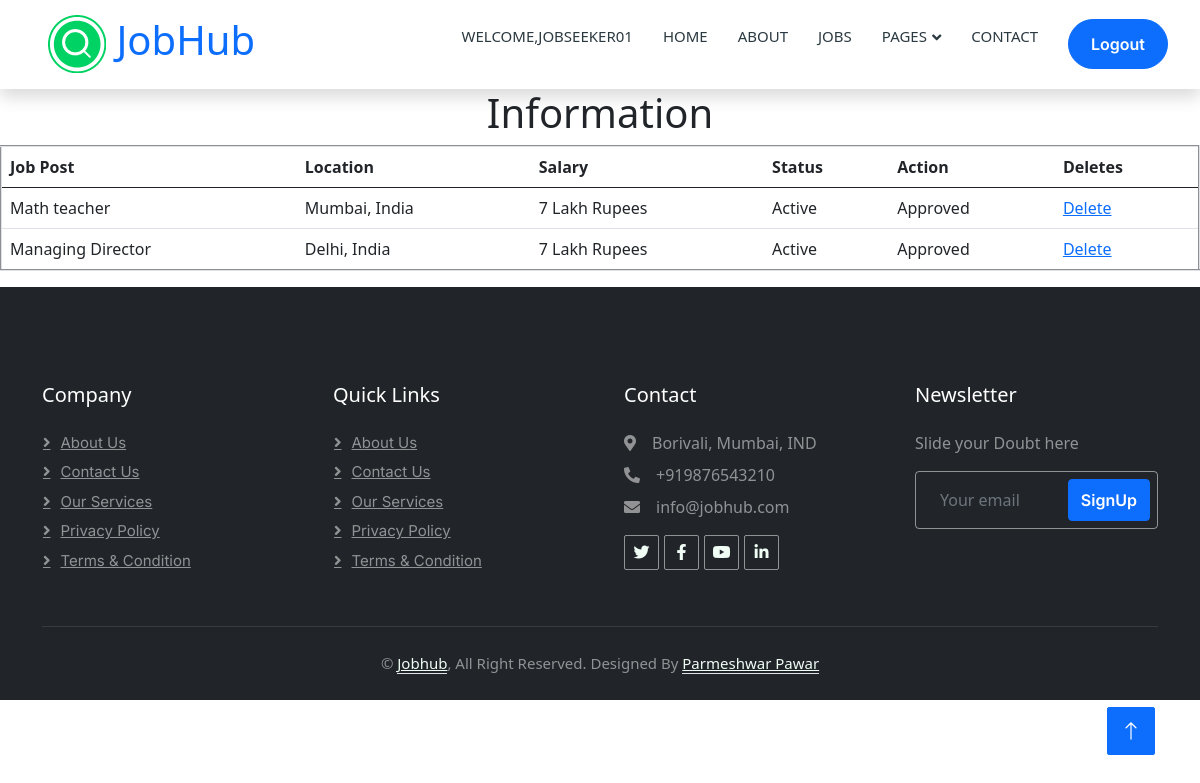
The page /applied_job/ (signed in) on the database its author committed.
### jobapp/models.py (models this page shows)
class Applicant(models.Model):
    name = models.CharField(max_length=50)
    email = models.EmailField(max_length=100)
    website = models.URLField(max_length=100)
    cv = models.FileField(upload_to='apply/')
    cover_letter = models.TextField(max_length=1000)
    job = models.ForeignKey(Job_detail, on_delete=models.CASCADE)
    user = models.ForeignKey(User, on_delete=models.CASCADE)
    applicant_status =models.CharField(max_length=50, choices=STATUS_CHOICES, default='Pending')

class Job_detail(models.Model):
    company_name = models.CharField(max_length=50)
    company_details = models.CharField(max_length=100)
    job_post = models.CharField(max_length=70)
    job_category = models.CharField(max_length=50, choices=CATEGORY_CHOICES)
    job_location = models.CharField(max_length=50)
    job_nature = models.CharField(max_length=15 , choices=JOB_TYPE)
    job_salary = models.IntegerField(default=1)
    job_published = models.DateTimeField(auto_now=True)
    job_dateline = models.DateField()
    job_desc = models.CharField(max_length=250)
    job_responsibility = models.CharField(max_length=400)
    job_qualification = models.CharField(max_length=400)
    job_vacancy = models.IntegerField(default=1)
    status = models.CharField(max_length=15,choices=Status_type)
    user = models.ForeignKey(User, on_delete=models.CASCADE)

### jobapp/views.py (the view)
# urls.py: path('applied_job/',views.applied_job,name='applied_job'),
def applied_job(request):
    applied = Applicant.objects.filter(user=request.user)
    return render(request, 'applied-job.html', {'applied': applied})

### jobapp/templates/applied-job.html (shortened to what this page needs)
{% extends 'base.html'%}
{% load static %}
{% block body %}
    <h1 align='center'>Information</h1>
    <table  class="table" border ="2" align="center">
        <thead>
            <tr>
                <th scope="col">Job Post</th>
                <th scope="col">Location</th>
                <th scope="col">Salary</th>
                <th scope="col">Status</th>
                <th scope="col">Action</th>
                <th scope="col">Deletes</th>
            </tr>
        </thead>
        <tbody>
            {%for x in applied%}
            <tr>
                <td>{{x.job.job_post}}</td>
                <td>{{x.job.job_location}}</td>
                <td>{{x.job.job_salary}} Lakh Rupees</td>
                <td>{{x.job.status}}</td>
                <td>{{x.applicant_status}}</td>
                <td> <a href="/delete_applied/{{x.pk}}">Delete</td>
            </tr>
            {% endfor %}
    </table>
{%endblock%}

### jobapp/templates/base.html (shortened to what this page needs)
{% load static %}
<!DOCTYPE html>
<html lang="en">
<head>
    <link href="https://cdnjs.cloudflare.com/ajax/libs/font-awesome/5.10.0/css/all.min.css" rel="stylesheet">
    <link rel="stylesheet" href="https://cdn.jsdelivr.net/npm/bootstrap-icons@1.11.3/font/bootstrap-icons.min.css">
    <link href="{% static 'lib/animate/animate.min.css' %}" rel="stylesheet">
    <link href="{% static 'lib/owlcarousel/assets/owl.carousel.min.css' %}" rel="stylesheet">
    <link rel="stylesheet" href="{% static 'css/bootstrap.min.css' %}">
    <link rel="stylesheet" href="{% static 'css/style.css' %}">
</head>
<body>
  <div class="container-xxl bg-white p-0">
    <nav class="navbar navbar-expand-lg bg-white navbar-light shadow sticky-top p-0">
        <a href="/" class="navbar-brand d-flex align-items-center text-center py-0 px-4 px-lg-5">
            <h1 class="m-0 text-primary"><img src="{% static 'img/logo1.png' %}"> JobHub</h1>
        </a>
        <div class="collapse navbar-collapse" id="navbarCollapse">
            <div class="navbar-nav ms-auto p-4 p-lg-0">
                {%if user.is_authenticated %}
                <p class="nav-item nav-link">Welcome,{{user.username}}</p>
                {%endif%}
                <a href="/" class="nav-item nav-link">Home</a>
                <a href="{%url 'about'%}" class="nav-item nav-link">About</a>
                <a href="{%url 'joblist'%}" class="nav-item nav-link">Jobs</a>
                <div class="nav-item dropdown">
                    <a href="#" class="nav-link dropdown-toggle" data-bs-toggle="dropdown">Pages</a>
                </div>
                <a href="{% url 'contact'%}" class="nav-item nav-link">Contact</a>
            </div>
            {% if user.is_authenticated %}
            <a href="{%url 'logout'%}" class="btn btn-primary rounded-0 py-4 px-lg-5 d-none d-lg-block">Logout</a>
            {% else %}
            <a href="{%url 'login_job_seeker'%}" class="btn btn-primary rounded-0 py-4 px-lg-5 d-none d-lg-block">Login</a>
            {%endif%}
        </div>
    </nav>
      {% block body%}
      {% endblock %}
      <div class="container-fluid bg-dark text-white-50 footer pt-5 mt-5 wow fadeIn" data-wow-delay="0.1s">
        <div class="container py-5">
            <div class="row g-5">
                <div class="col-lg-3 col-md-6">
                    <h5 class="text-white mb-4">Company</h5>
                    <a class="btn btn-link text-white-50" href="">About Us</a>
                    <a class="btn btn-link text-white-50" href="">Contact Us</a>
                    <a class="btn btn-link text-white-50" href="">Our Services</a>
                    <a class="btn btn-link text-white-50" href="">Privacy Policy</a>
                    <a class="btn btn-link text-white-50" href="">Terms & Condition</a>
                </div>
                <div class="col-lg-3 col-md-6">
                    <h5 class="text-white mb-4">Quick Links</h5>
                    <a class="btn btn-link text-white-50" href="">About Us</a>
                    <a class="btn btn-link text-white-50" href="">Contact Us</a>
                    <a class="btn btn-link text-white-50" href="">Our Services</a>
                    <a class="btn btn-link text-white-50" href="">Privacy Policy</a>
                    <a class="btn btn-link text-white-50" href="">Terms & Condition</a>
                </div>
                <div class="col-lg-3 col-md-6">
                    <h5 class="text-white mb-4">Contact</h5>
                    <p class="mb-2"><i class="fa fa-map-marker-alt me-3"></i>Borivali, Mumbai, IND</p>
                    <p class="mb-2"><i class="fa fa-phone-alt me-3"></i>+919876543210</p>
                    <p class="mb-2"><i class="fa fa-envelope me-3"></i>info@jobhub.com</p>
                    <div class="d-flex pt-2">
                        <a class="btn btn-outline-light btn-social" href=""><i class="fab fa-twitter"></i></a>
                        <a class="btn btn-outline-light btn-social" href=""><i class="fab fa-facebook-f"></i></a>
                        <a class="btn btn-outline-light btn-social" href=""><i class="fab fa-youtube"></i></a>
                        <a class="btn btn-outline-light btn-social" href=""><i class="fab fa-linkedin-in"></i></a>
                    </div>
                </div>
                <div class="col-lg-3 col-md-6">
                    <h5 class="text-white mb-4">Newsletter</h5>
                    <p>Slide your Doubt here</p>
                    <div class="position-relative mx-auto" style="max-width: 400px;">
                        <input class="form-control bg-transparent w-100 py-3 ps-4 pe-5" type="text" placeholder="Your email">
                        <button type="button" class="btn btn-primary py-2 position-absolute top-0 end-0 mt-2 me-2">SignUp</button>
                    </div>
                </div>
            </div>
        </div>
        <div class="container">
            <div class="copyright">
                <div class="row">
                    <div class=" text-center">
                        &copy; <a class="border-bottom" href="#">Jobhub</a>, All Right Reserved. Designed By <a class="border-bottom" href="">Parmeshwar Pawar</a>
                    </div>
                </div>
            </div>
        </div>
    </div>
    <a href="#" class="btn btn-lg btn-primary btn-lg-square back-to-top"><i class="bi bi-arrow-up"></i></a>
  </div>
</body>
</html>

### jobapp/static/css/style.css (style rules this page uses)
:root { --primary: #00B074; --secondary: #2B9BFF; --light: #EFFDF5; --dark: #2B3940; }
.back-to-top { position: fixed; display: none; right: 45px; bottom: 45px; z-index: 99; }
.btn { font-family: 'Inter', sans-serif; font-weight: 600; transition: .5s; }
.btn.btn-primary, .btn.btn-secondary { color: #FFFFFF; }
.btn-lg-square { width: 48px; height: 48px; }
.btn-square, .btn-sm-square, .btn-lg-square { padding: 0; display: flex; align-items: center; justify-content: center; font-weight: normal; border-radius: 2px; }
.navbar .dropdown-toggle::after { border: none; content: "\f107"; font-family: "Font Awesome 5 Free"; font-weight: 900; vertical-align: middle; margin-left: 5px; transition: .5s; }
.navbar-dark .navbar-nav .nav-link, .navbar-light .navbar-nav .nav-link { margin-right: 30px; padding: 25px 0; color: #FFFFFF; font-size: 15px; text-transform: uppercase; outline: none; }
.navbar-light .navbar-brand, .navbar-light a.btn { height: 75px; }
.navbar-light .navbar-nav .nav-link { color: var(--dark); font-weight: 500; }
.navbar-light.sticky-top { top: -100px; transition: .5s; }
a.btn.btn-primary.rounded-0.py-4.px-lg-5.d-none.d-lg-block { display: flex !important; justify-content: center; align-items: center; padding: 1rem; height: 50px; width: 100px; border-radius: 50px !important; }
div#navbarCollapse { padding-right: 2rem; }
.container-fluid.bg-dark.text-white-50.footer.pt-5.mt-5.wow.fadeIn { margin-top: 0 !important; }
.footer .btn.btn-social { margin-right: 5px; width: 35px; height: 35px; display: flex; align-items: center; justify-content: center; color: var(--light); border: 1px solid rgba(255,255,255,0.5); border-radius: 2px; transition: .3s; }
.footer .btn.btn-link { display: block; margin-bottom: 5px; padding: 0; text-align: left; font-size: 15px; font-weight: normal; text-transform: capitalize; transition: .3s; }
.footer .btn.btn-link::before { position: relative; content: "\f105"; font-family: "Font Awesome 5 Free"; font-weight: 900; margin-right: 10px; }
.footer .form-control { border-color: rgba(255,255,255,0.5); }
.footer .copyright { padding: 25px 0; font-size: 15px; border-top: 1px solid rgba(256, 256, 256, .1); }
.footer .copyright a { color: var(--light); }

### rows shown on the page
Applicant: job.job_post "Math teacher", job.job_location "Mumbai, India", job.job_salary "7", job.status "Active", applicant_status "Approved"
Applicant: job.job_post "Managing Director", job.job_location "Delhi, India", job.job_salary "7", job.status "Active", applicant_status "Approved"

### other values the page prints
{{ user.username }} "JOBSEEKER01"
